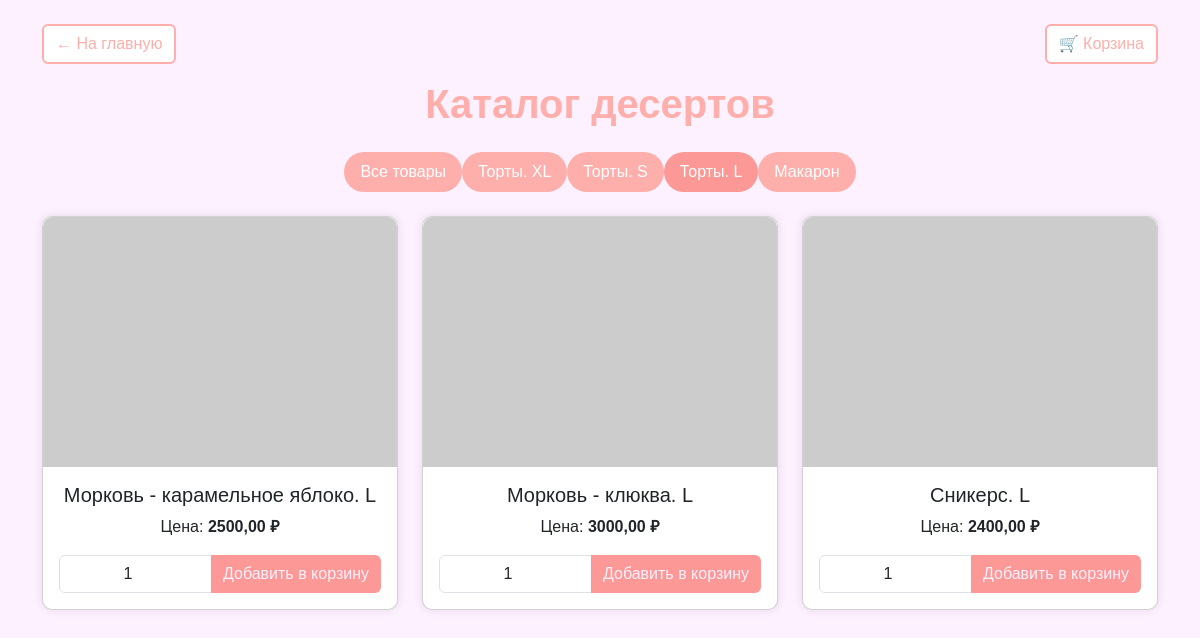
Page /torty-l/ on the committed database.
### shop/models.py (models this page shows, shortened)
class Category(models.Model):
    name = models.CharField(max_length=100, unique=True, verbose_name="Название")
    slug = models.SlugField(max_length=100, unique=True, verbose_name="URL")
    class Meta:
        verbose_name = "Категория"
        verbose_name_plural = "Категории"

class Product(models.Model):
    category = models.ForeignKey(
        Category,
        on_delete=models.CASCADE,
        related_name="products",
        verbose_name="Категория",
    )
    name = models.CharField(max_length=150, verbose_name="Название")
    slug = models.SlugField(max_length=150, unique=True, verbose_name="URL")
    description = models.TextField(blank=True, verbose_name="Описание")
    price = models.DecimalField(max_digits=8, decimal_places=2, verbose_name="Цена")
    image = models.ImageField(
        upload_to="products/", blank=True, verbose_name="Изображение"
    )
    min_order_quantity = models.PositiveIntegerField(
        default=1, verbose_name="Минимальное количество для заказа"
    )
    created_at = models.DateTimeField(auto_now_add=True, verbose_name="Дата добавления")
    class Meta:
        verbose_name = "Товар"
        verbose_name_plural = "Товары"
        ordering = ["-created_at"]

### shop/views.py (the view)
# urls.py: path("<slug:category_slug>/", product_list, name="product_list_by_category"),
def product_list(request, category_slug=None):
    category = None
    categories = Category.objects.all()
    products = Product.objects.all()
    if category_slug:
        category = get_object_or_404(Category, slug=category_slug)
        products = products.filter(category=category)
    return render(
        request,
        "shop/product_list.html",
        {
            "category": category,
            "categories": categories,
            "products": products,
        },
    )

### shop/templates/shop/product_list.html (shortened to what this page needs)
<!DOCTYPE html>
<html lang="ru">
<head>
    <link href="https://cdn.jsdelivr.net/npm/bootstrap@5.3.0/dist/css/bootstrap.min.css" rel="stylesheet">
</head>
<body class="container mt-4">
    <div class="d-flex justify-content-between">
        <a href="{% url 'home' %}" class="btn btn-secondary mb-3">← На главную</a>
        <a href="{% url 'cart_detail' %}" class="btn btn-secondary mb-3 ms-auto">🛒 Корзина</a>
    </div>
    <h1 class="mb-4">Каталог десертов</h1>
    <ul class="nav nav-pills justify-content-center mb-4">
        <li class="nav-item">
            <a class="nav-link {% if not category %}active{% endif %}" href="{% url 'product_list' %}">Все товары</a>
        </li>
        {% for c in categories %}
            <li class="nav-item">
                <a class="nav-link {% if category == c %}active{% endif %}"
                   href="{% url 'product_list_by_category' category_slug=c.slug %}">
                    {{ c.name }}
                </a>
            </li>
        {% endfor %}
    </ul>
    <div class="row">
        {% for product in products %}
            <div class="col-md-4 mb-4">
                <div class="card">
                    {% if product.image %}
                        <img src="{{ product.image.url }}" class="card-img-top" alt="{{ product.name }}">
                    {% else %}
                        <img src="https://via.placeholder.com/300" class="card-img-top" alt="Нет фото">
                    {% endif %}
                    <div class="card-body text-center">
                        <h5 class="card-title">
                            <a href="{% url 'product_detail' product_slug=product.slug %}" class="text-decoration-none text-dark">
                                {{ product.name }}
                            </a>
                        </h5>
                        <p class="card-text">Цена: <strong>{{ product.price }} ₽</strong></p>
                        <form action="{% url 'cart_add' product.id %}" method="post" class="add-to-cart-form">
                            <div class="input-group">
                                <input type="number" name="quantity" class="form-control text-center"
                                       min="{{ product.min_order_quantity }}"
                                       value="{{ product.min_order_quantity }}"
                                       required>
                                <button type="submit" class="btn btn-cart">Добавить в корзину</button>
                            </div>
                        </form>
                    </div>
                </div>
            </div>
        {% empty %}
            <p class="text-center">Товаров пока нет.</p>
        {% endfor %}
    </div>
</body>
</html>

### shop/templates/shop/product_list.html (style rules this page uses)
body { font-family: Arial, sans-serif; background-color: #fdf1ff; }
h1 { color: #feafab; font-weight: bold; text-align: center; }
.btn-secondary { background-color: #ffffff; color: #feafab; border: 2px solid #feafab; }
.btn-cart { background-color: #fc9895; color: #fdf1ff; border: none; }
.nav-pills .nav-link { background-color: #feafab; color: white; border-radius: 20px; }
.nav-pills .nav-link.active { background-color: #fc9895; }
.card { border-radius: 10px; box-shadow: 0 0 10px rgba(0, 0, 0, 0.1); }
.card-img-top { border-top-left-radius: 10px; border-top-right-radius: 10px; max-height: 250px; object-fit: cover; }

### rows in the picture
Category: name "Торты. XL"
Category: name "Торты. S"
Category: name "Торты. L"
Category: name "Макарон"
Product: name "Морковь - карамельное яблоко. L", price "2500,00", quantity "1"
Product: name "Морковь - клюква. L", price "3000,00", quantity "1"
Product: name "Сникерс. L", price "2400,00", quantity "1"
